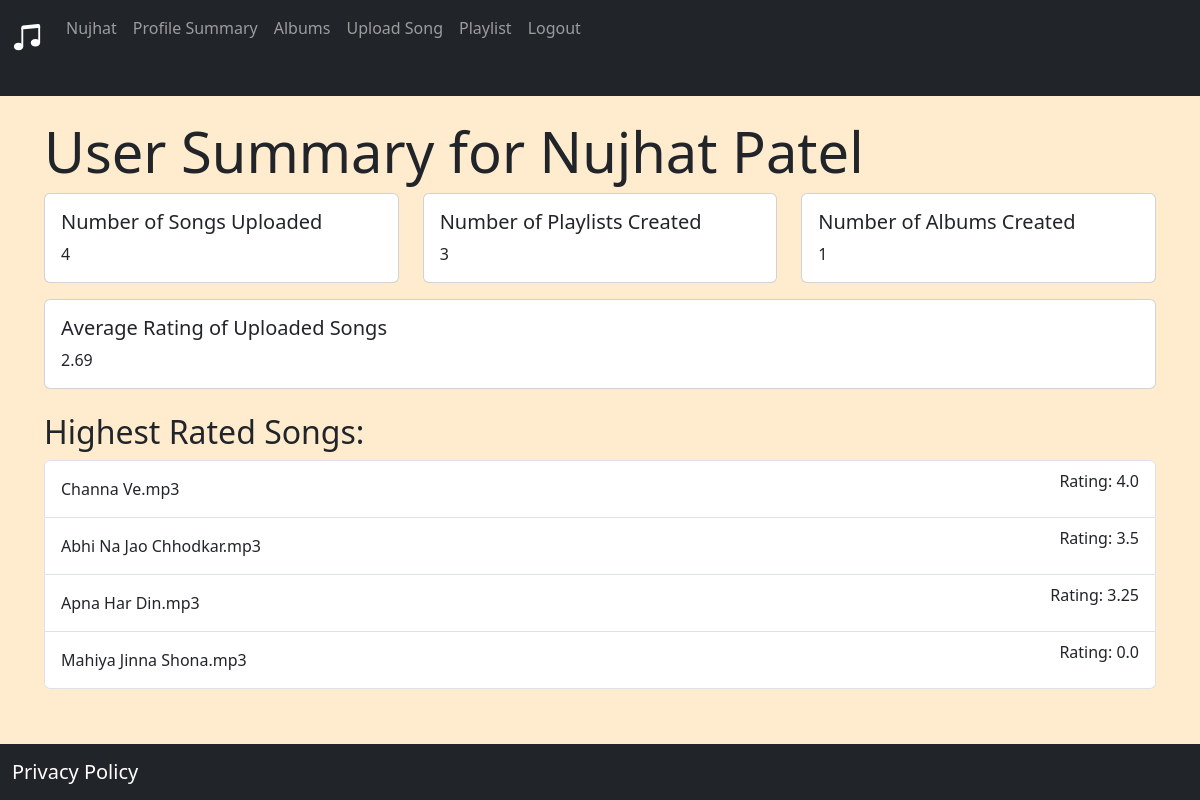
The app's page /user_summary (signed in), older data.
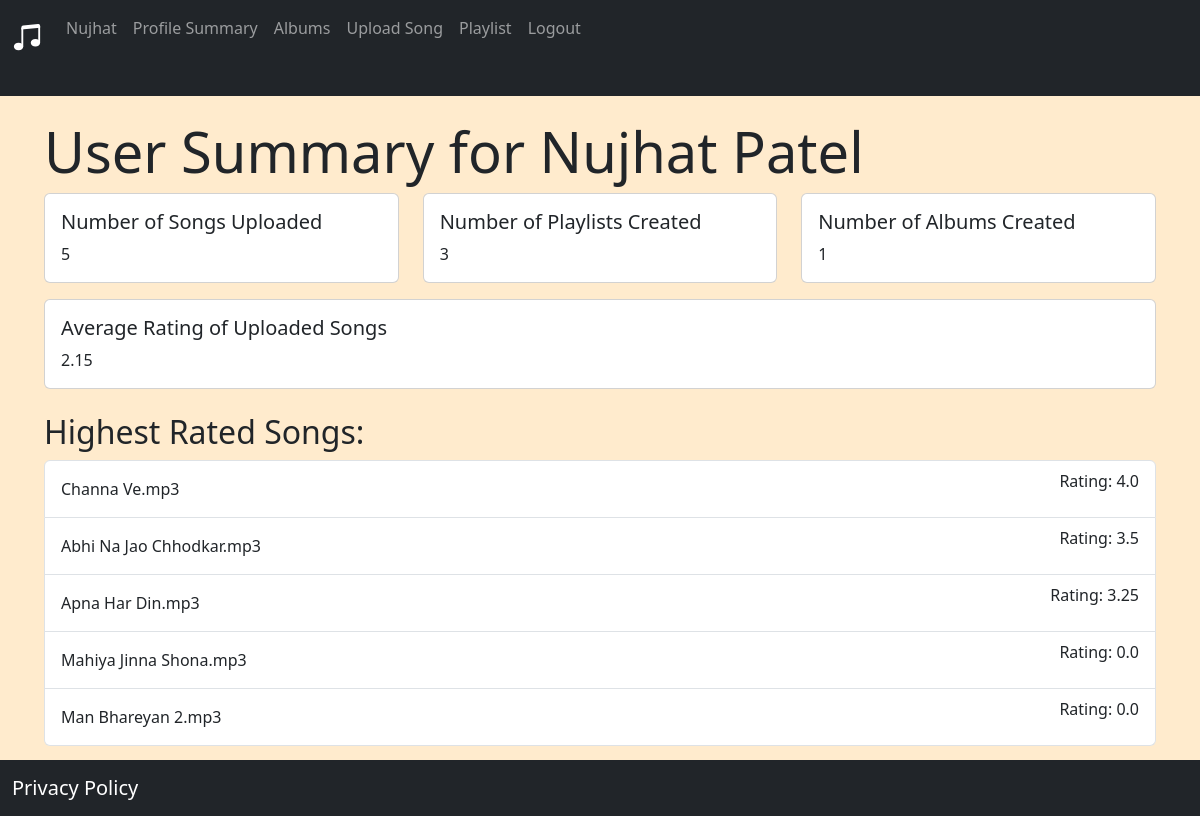
The same page, newer data.
### website/models.py (models this page shows)
class Song(db.Model):
    id = db.Column(db.Integer, primary_key = True)
    name = db.Column(db.String(150))
    lyrics = db.Column(db.String(5000))
    duration = db.Column(db.String(150))
    singer = db.Column(db.String(150))
    genre = db.Column(db.String(150))
    created_at = db.Column(db.DateTime(), default = func.now())
    ratings = db.Column(db.Float, default=0.0)
    num_ratings = db.Column(db.Integer, default=0)
    user_id = db.Column(db.Integer, db.ForeignKey('user.id'))
    albums = db.relationship('Album', secondary= album_song_association, back_populates='album_songs')
    playlists = db.relationship('Playlist', secondary= playlist_song_association, back_populates='songs')

### website/views.py (the view)
@views.route('/user_summary')
def user_summary():
    user_id = session.get('user')
    user_name = session.get('user_name')
    user = User.query.get(user_id)
    num_songs = len(user.songs)
    num_playlists = len(user.playlists)
    num_albums = len(user.albums)
    total_rating = 0
    for song in user.songs:
        total_rating += song.ratings
    average_rating = total_rating / num_songs if num_songs > 0 else 0
    highest_rated_songs = (
        Song.query.filter_by(user_id=user_id)
        .order_by(Song.ratings.desc())
        .limit(5)  # You can limit to a specific number of top-rated songs
        .all()
    )
    return render_template(
        'user_summary.html',
        user=user,
        user_name = user_name,
        num_songs=num_songs,
        num_playlists=num_playlists,
        num_albums=num_albums,
        average_rating=average_rating,
        highest_rated_songs=highest_rated_songs,
    )

### website/templates/user_summary.html (shortened to what this page needs)
{% extends "base.html" %}
{% block content %}
<div class="container mt-5">
    <h1 class="display-4">User Summary for {{ user.first_name }} {{ user.last_name }}</h1>
    <div class="row">
        <div class="col-md-4">
            <div class="card">
                <div class="card-body">
                    <h5 class="card-title">Number of Songs Uploaded</h5>
                    <p class="card-text">{{ num_songs }}</p>
                </div>
            </div>
        </div>
        <div class="col-md-4">
            <div class="card">
                <div class="card-body">
                    <h5 class="card-title">Number of Playlists Created</h5>
                    <p class="card-text">{{ num_playlists }}</p>
                </div>
            </div>
        </div>
        <div class="col-md-4">
            <div class="card">
                <div class="card-body">
                    <h5 class="card-title">Number of Albums Created</h5>
                    <p class="card-text">{{ num_albums }}</p>
                </div>
            </div>
        </div>
    </div>
    <div class="card mt-3">
        <div class="card-body">
            <h5 class="card-title">Average Rating of Uploaded Songs</h5>
            <p class="card-text">{{ average_rating|round(2) }}</p>
        </div>
    </div>
    <div class="mt-4">
        <h2>Highest Rated Songs:</h2>
        <ul class="list-group">
            {% for song in highest_rated_songs %}
            <li class="list-group-item d-flex justify-content-between align-items-center">
                {{ song.name }}
                <p>Rating: {{ song.ratings|round(2) }}</p>
            </li>
            {% endfor %}
        </ul>
    </div>
</div>
{% endblock %}

Row changes from the older to the newer data that the page shows:
added Song: name "Man Bhareyan 2.mp3", ratings "0.0"
Text that changed along with them:
{{ num_songs }}: "4" → "5"
{{ average_rating|round(2) }}: "2.69" → "2.15"
